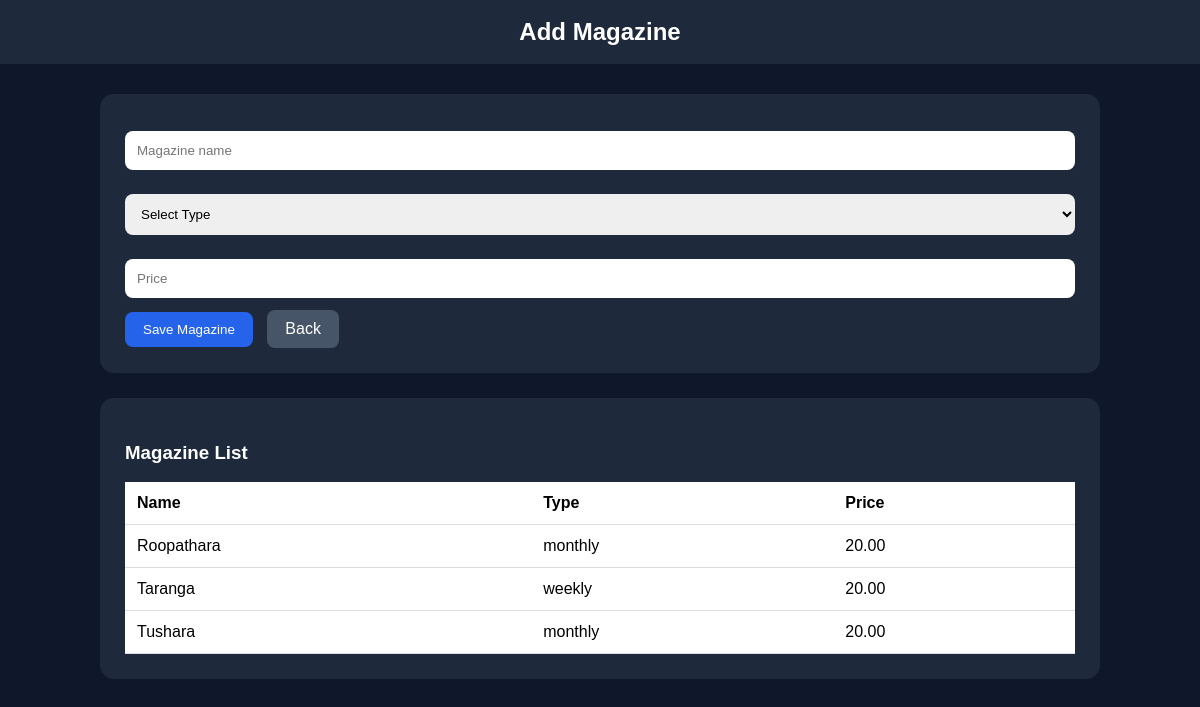
The page /add-magazine/ (signed in) on the database its author committed.
### core/models.py (models this page shows, shortened)
class Magazine(models.Model):
    WEEKLY = "weekly"
    MONTHLY = "monthly"
    TYPE_CHOICES = [
        (WEEKLY, "Weekly"),
        (MONTHLY, "Monthly"),
    ]
    name = models.CharField(max_length=100, unique=True)
    magazine_type = models.CharField(max_length=20, choices=TYPE_CHOICES)
    price = models.DecimalField(max_digits=10, decimal_places=2, default=0)
    is_active = models.BooleanField(default=True)

### core/views.py (the view, shortened to what this page needs)
# urls.py: path('add-magazine/', views.add_magazine, name='add_magazine'),
def add_magazine(request):
    if not request.session.get("is_admin_logged_in"):
        return redirect("admin_login")
    magazines = Magazine.objects.all().order_by("name")
    return render(request, "core/add_magazine.html", {"magazines": magazines})

### core/templates/core/add_magazine.html (shortened to what this page needs)
<!DOCTYPE html>
<html>
<head>
</head>
<body>
    <div class="header">Add Magazine</div>
    <div class="container">
        <div class="box">
            <form method="POST">
                <input type="text" name="name" placeholder="Magazine name" required>
                <select name="magazine_type" required>
                    <option value="">Select Type</option>
                </select>
                <input type="number" step="0.01" name="price" placeholder="Price" required>
                <button type="submit">Save Magazine</button>
                <a href="{% url 'admin_dashboard' %}" class="back-btn">Back</a>
            </form>
        </div>
        <div class="box">
            <h3>Magazine List</h3>
            <table>
                <tr>
                    <th>Name</th>
                    <th>Type</th>
                    <th>Price</th>
                </tr>
                {% for magazine in magazines %}
                <tr>
                    <td>{{ magazine.name }}</td>
                    <td>{{ magazine.magazine_type }}</td>
                    <td>{{ magazine.price }}</td>
                </tr>
                {% empty %}
                <tr>
                    <td colspan="3">No magazines added yet.</td>
                </tr>
                {% endfor %}
            </table>
        </div>
    </div>
</body>
</html>

### core/templates/core/add_magazine.html (style rules this page uses)
body { margin:0;font-family:Arial;background:#0f172a;color:white; }
.header { background:#1e293b;padding:18px;text-align:center;font-size:24px;font-weight:bold; }
.container { width:95%;max-width:1000px;margin:30px auto; }
.box { background:#1e293b;padding:25px;border-radius:14px;margin-bottom:25px; }
input, select { width:100%;padding:12px;border:none;border-radius:8px;margin:12px 0;box-sizing:border-box; }
button,.back-btn { display:inline-block;padding:10px 18px;border:none;border-radius:8px;background:#2563eb; color:white;text-decoration:none;cursor:pointer; }
.back-btn { background:#475569;margin-left:10px; }
table { width:100%;border-collapse:collapse;background:white;color:black; }
th,td { padding:12px;border-bottom:1px solid #ddd;text-align:left; }

### rows shown on the page
Magazine: name "Roopathara", magazine_type "monthly", price "20.00"
Magazine: name "Taranga", magazine_type "weekly", price "20.00"
Magazine: name "Tushara", magazine_type "monthly", price "20.00"
